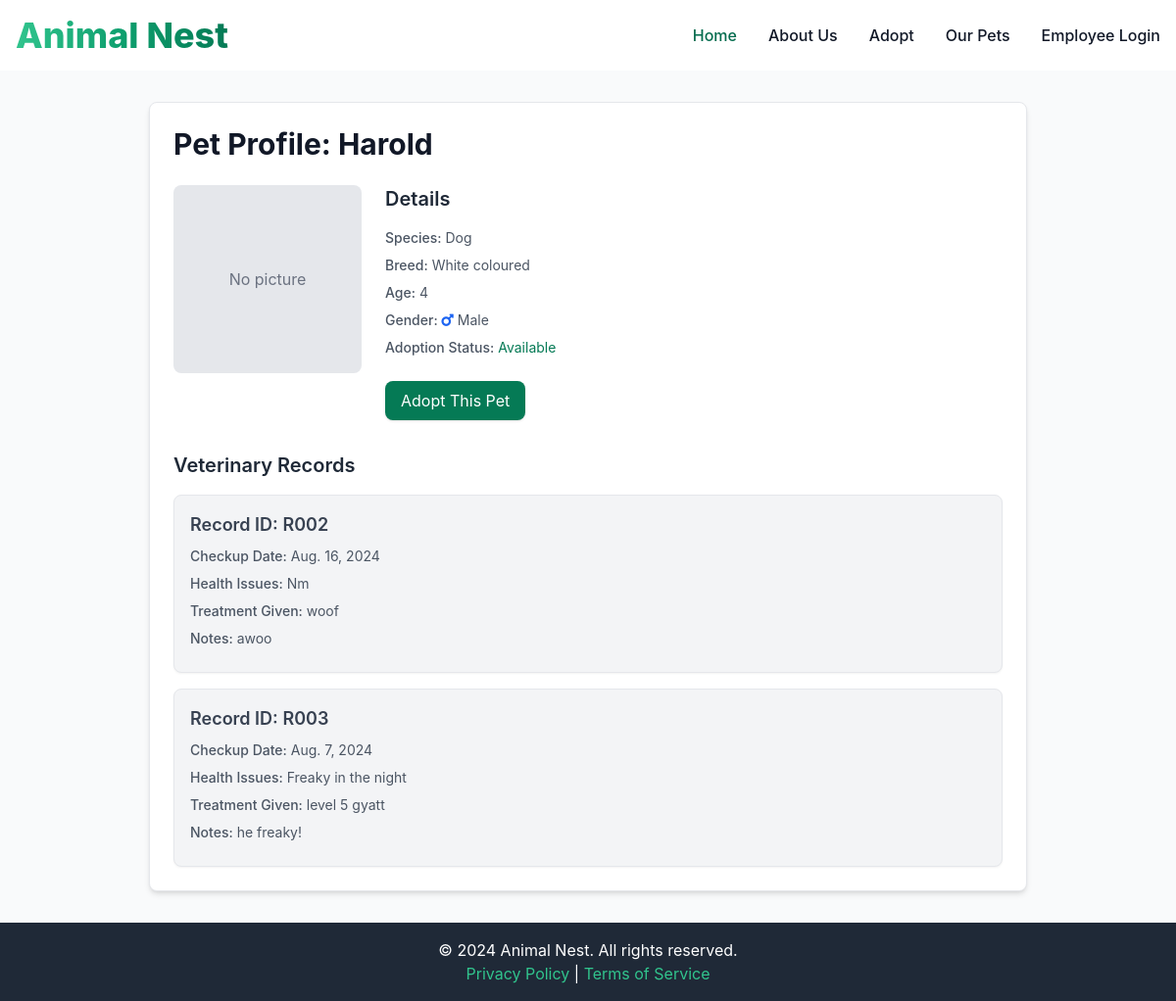
The page /pet/P002/ on the database its author committed.
### app/models.py (models this page shows, shortened)
class Pet(models.Model):
    id = models.CharField(max_length=50, primary_key=True, editable=False)
    name = models.CharField(max_length=100)
    species = models.CharField(max_length=50)
    breed = models.CharField(max_length=50, blank=True, null=True)
    age = models.IntegerField(blank=True, null=True)
    gender = models.CharField(max_length=10, blank=True, null=True)
    date_of_arrival = models.DateField(default=timezone.now)
    adoption_status = models.CharField(max_length=20)
    picture = models.ImageField(upload_to='pets/', blank=True, null=True)

class VeterinaryRecord(models.Model):
    record_id = models.CharField(max_length=50, primary_key=True, editable=False)
    pet = models.ForeignKey(Pet, on_delete=models.CASCADE)
    checkup_date = models.DateField()
    health_issues = models.TextField(blank=True, null=True)
    treatment_given = models.TextField(blank=True, null=True)
    notes = models.TextField(blank=True, null=True)

### app/views.py (the view)
# urls.py: path('pet/<str:pet_id>/', views.pet_profile, name='pet_profile'),
def pet_profile(request, pet_id):
    pet = get_object_or_404(Pet, id=pet_id)
    return render(request, 'pet_profile.html', {'pet': pet})

### templates/pet_profile.html (shortened to what this page needs)
{% extends 'base.html' %}
{% block content %}
<div class="py-8 flex items-center justify-center min-h-screen bg-gray-50">
    <div class="w-full max-w-4xl p-4 bg-white border border-gray-200 rounded-lg shadow-md sm:p-6">
        <h1 class="text-3xl font-bold text-gray-900 mb-6">Pet Profile: {{ pet.name }}</h1>
        <div class="flex flex-col md:flex-row gap-6 mb-8">
            <div class="flex-shrink-0">
                {% if pet.picture %}
                    <img src="{{ pet.picture.url }}" alt="{{ pet.name }}" class="w-48 h-48 object-cover rounded-lg">
                {% else %}
                    <div class="w-48 h-48 bg-gray-200 rounded-lg flex items-center justify-center">
                        <span class="text-gray-500">No picture</span>
                    </div>
                {% endif %}
            </div>
            <div class="flex-grow">
                <h2 class="text-xl font-semibold text-gray-800 mb-4">Details</h2>
                <p class="text-sm text-gray-600 mb-2"><span class="font-medium">Species:</span> {{ pet.species }}</p>
                <p class="text-sm text-gray-600 mb-2"><span class="font-medium">Breed:</span> {{ pet.breed }}</p>
                <p class="text-sm text-gray-600 mb-2"><span class="font-medium">Age:</span> {{ pet.age }}</p>
                <p class="text-sm text-gray-600 mb-2"><span class="font-medium">Gender:</span>
                    {% if pet.gender == 'Male' %}
                        <i class="fas fa-mars text-blue-600"></i> Male
                    {% elif pet.gender == 'Female' %}
                        <i class="fas fa-venus" style="color: #ec4899;"></i> Female
                    {% else %}
                        {{ pet.gender }}
                    {% endif %}
                </p>
                <p class="text-sm text-gray-600 mb-2"><span class="font-medium">Adoption Status:</span>
                    {% if pet.adoption_status == 'Available' %}
                        <span class="text-green-600">{{ pet.adoption_status }}</span>
                    {% elif pet.adoption_status == 'Pending Adoption' %}
                        <span class="text-yellow-600">{{ pet.adoption_status }}</span>
                    {% elif pet.adoption_status == 'Adopted' %}
                        <span class="text-gray-600">{{ pet.adoption_status }}</span>
                    {% elif pet.adoption_status == 'Under Medical Care' %}
                        <span class="text-red-600">{{ pet.adoption_status }}</span>
                    {% else %}
                        {{ pet.adoption_status }}
                    {% endif %}
                </p>
                {% if pet.adoption_status == 'Available' %}
                    <button id="adoptPetBtn" class="mt-4 bg-green-600 text-white py-2 px-4 rounded-lg shadow hover:bg-green-700 focus:outline-none focus:ring-4 focus:ring-green-300">
                        Adopt This Pet
                    </button>
                {% endif %}
            </div>
        </div>
        <h2 class="text-xl font-semibold text-gray-800 mb-4">Veterinary Records</h2>
        {% if pet.veterinaryrecord_set.all %}
            <ul class="space-y-4">
                {% for record in pet.veterinaryrecord_set.all %}
                <li class="bg-gray-100 border border-gray-200 rounded-lg p-4 shadow-sm">
                    <h3 class="text-lg font-semibold text-gray-700 mb-2">Record ID: {{ record.record_id }}</h3>
                    <p class="text-sm text-gray-600 mb-2"><span class="font-medium">Checkup Date:</span> {{ record.checkup_date }}</p>
                    <p class="text-sm text-gray-600 mb-2"><span class="font-medium">Health Issues:</span> {{ record.health_issues|default:"None" }}</p>
                    <p class="text-sm text-gray-600 mb-2"><span class="font-medium">Treatment Given:</span> {{ record.treatment_given|default:"None" }}</p>
                    <p class="text-sm text-gray-600 mb-2"><span class="font-medium">Notes:</span> {{ record.notes|default:"None" }}</p>
                </li>
                {% endfor %}
            </ul>
        {% else %}
            <p class="text-gray-600">No veterinary records available for this pet.</p>
        {% endif %}
    </div>
</div>
{% endblock %}

### rows shown on the page
Pet: name "Harold", species "Dog", breed "White coloured", age "4", adoption_status "Available"
VeterinaryRecord: record_id "R002", checkup_date "Aug. 16, 2024", health_issues "Nm", treatment_given "woof", notes "awoo"
VeterinaryRecord: record_id "R003", checkup_date "Aug. 7, 2024", health_issues "Freaky in the night", treatment_given "level 5 gyatt", notes "he freaky!"
